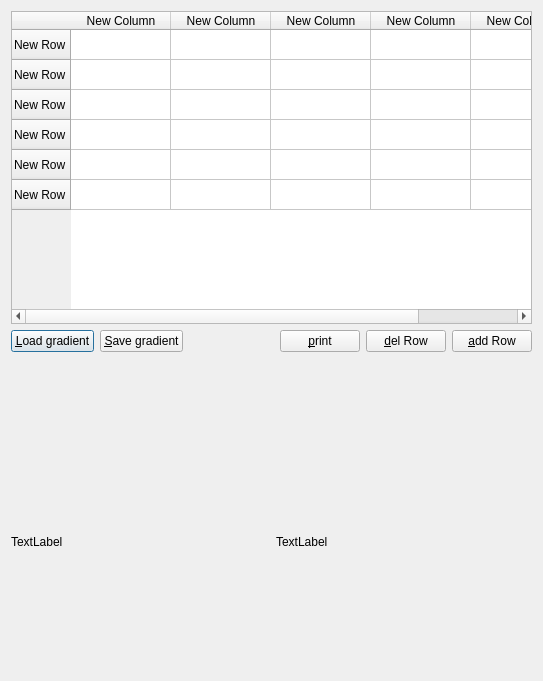
<ui version="4.0" >
 <class>tableWidget</class>
 <widget class="QDialog" name="tableWidget" >
  <property name="geometry" >
   <rect>
    <x>0</x>
    <y>0</y>
    <width>543</width>
    <height>681</height>
   </rect>
  </property>
  <property name="windowTitle" >
   <string>Color gradient creator</string>
  </property>
  <property name="windowIcon" >
   <iconset>height.png</iconset>
  </property>
  <layout class="QGridLayout" >
   <item row="0" column="0" >
    <widget class="QTableWidget" name="table" >
     <property name="sortingEnabled" >
      <bool>true</bool>
     </property>
     <row>
      <property name="text" >
       <string>New Row</string>
      </property>
     </row>
     <row>
      <property name="text" >
       <string>New Row</string>
      </property>
     </row>
     <row>
      <property name="text" >
       <string>New Row</string>
      </property>
     </row>
     <row>
      <property name="text" >
       <string>New Row</string>
      </property>
     </row>
     <row>
      <property name="text" >
       <string>New Row</string>
      </property>
     </row>
     <row>
      <property name="text" >
       <string>New Row</string>
      </property>
     </row>
     <column>
      <property name="text" >
       <string>New Column</string>
      </property>
     </column>
     <column>
      <property name="text" >
       <string>New Column</string>
      </property>
     </column>
     <column>
      <property name="text" >
       <string>New Column</string>
      </property>
     </column>
     <column>
      <property name="text" >
       <string>New Column</string>
      </property>
     </column>
     <column>
      <property name="text" >
       <string>New Column</string>
      </property>
     </column>
    </widget>
   </item>
   <item row="1" column="0" >
    <layout class="QHBoxLayout" >
     <item>
      <widget class="QPushButton" name="loadBtn" >
       <property name="text" >
        <string>&amp;Load gradient</string>
       </property>
      </widget>
     </item>
     <item>
      <widget class="QPushButton" name="saveBtn" >
       <property name="text" >
        <string>&amp;Save gradient</string>
       </property>
      </widget>
     </item>
     <item>
      <spacer>
       <property name="orientation" >
        <enum>Qt::Horizontal</enum>
       </property>
       <property name="sizeHint" >
        <size>
         <width>351</width>
         <height>20</height>
        </size>
       </property>
      </spacer>
     </item>
     <item>
      <widget class="QPushButton" name="printBtn" >
       <property name="text" >
        <string>&amp;print</string>
       </property>
      </widget>
     </item>
     <item>
      <widget class="QPushButton" name="delBtn" >
       <property name="text" >
        <string>&amp;del Row</string>
       </property>
      </widget>
     </item>
     <item>
      <widget class="QPushButton" name="pushButton" >
       <property name="text" >
        <string>&amp;add Row</string>
       </property>
      </widget>
     </item>
    </layout>
   </item>
   <item row="2" column="0" >
    <widget class="QLabel" name="viewGradient" >
     <property name="sizePolicy" >
      <sizepolicy vsizetype="Preferred" hsizetype="Preferred" >
       <horstretch>0</horstretch>
       <verstretch>0</verstretch>
      </sizepolicy>
     </property>
     <property name="minimumSize" >
      <size>
       <width>0</width>
       <height>50</height>
      </size>
     </property>
     <property name="maximumSize" >
      <size>
       <width>16777215</width>
       <height>50</height>
      </size>
     </property>
     <property name="text" >
      <string/>
     </property>
     <property name="pixmap" >
      <pixmap>height.png</pixmap>
     </property>
    </widget>
   </item>
   <item row="3" column="0" >
    <layout class="QHBoxLayout" >
     <item>
      <widget class="QLabel" name="viewOld" >
       <property name="minimumSize" >
        <size>
         <width>256</width>
         <height>256</height>
        </size>
       </property>
       <property name="maximumSize" >
        <size>
         <width>256</width>
         <height>256</height>
        </size>
       </property>
       <property name="text" >
        <string>TextLabel</string>
       </property>
      </widget>
     </item>
     <item>
      <spacer>
       <property name="orientation" >
        <enum>Qt::Horizontal</enum>
       </property>
       <property name="sizeHint" >
        <size>
         <width>16</width>
         <height>20</height>
        </size>
       </property>
      </spacer>
     </item>
     <item>
      <widget class="QLabel" name="viewNew" >
       <property name="minimumSize" >
        <size>
         <width>256</width>
         <height>256</height>
        </size>
       </property>
       <property name="maximumSize" >
        <size>
         <width>256</width>
         <height>256</height>
        </size>
       </property>
       <property name="text" >
        <string>TextLabel</string>
       </property>
      </widget>
     </item>
    </layout>
   </item>
  </layout>
 </widget>
 <resources/>
 <connections/>
</ui>
